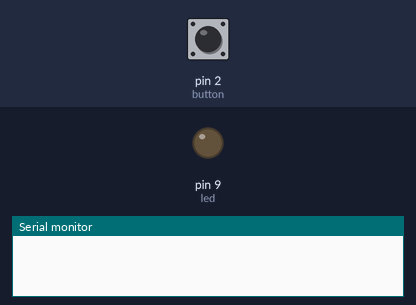
Bench run of a sketch on a simulated Arduino Uno, built with avr-gcc and run on an emulated ATmega328P. Shown: output pins drawn as LEDs (lit = HIGH), the last lines printed to the serial monitor. The test bench sets the inputs (shaded band); at power-on: pin 2 (button) LOW.

Above: at 1.2 s.
1.3 s: pin 2 (button) pulled HIGH for 0.15 s
At 2.2 s:
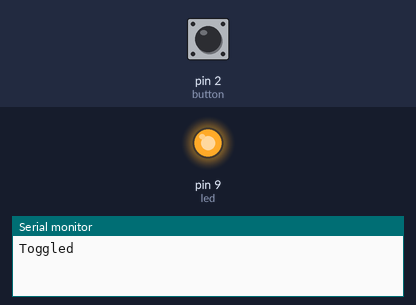
2.9 s: pin 2 (button) pulled HIGH for 1 s
At 3.4 s:
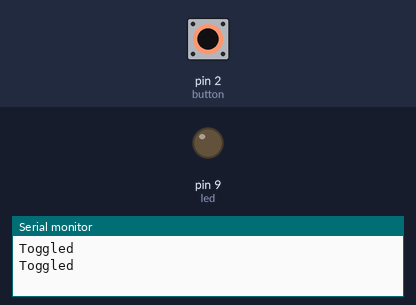
5.4 s: pin 2 (button) pulled HIGH for 3.2 s
At 6.5 s:
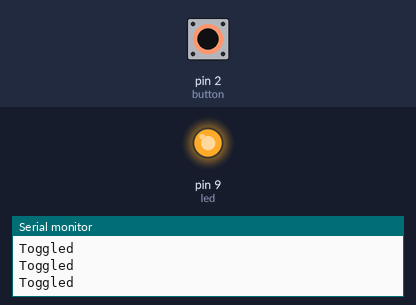
Timing chart, 0 to 8.4 s (numbered marks = the images above; inputs shaded):
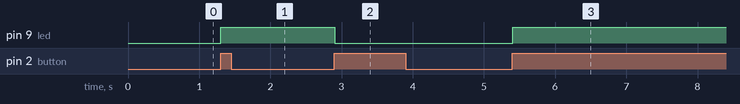

The sketch:

Blink_Debounce.ino
```cpp
int led = 9;
int button = 2;
boolean lastButton = LOW;
boolean currentButton = LOW;
boolean ledOn = false;

void setup() {
  pinMode(led, OUTPUT);
  Serial.begin(9600);
}

void loop() {
  currentButton = debounce(lastButton);

  if (lastButton == LOW && currentButton == HIGH) {
    ledOn = !ledOn;
    Serial.println("Toggled");
  }
  lastButton = currentButton;
  digitalWrite(led, ledOn);
}

boolean debounce(boolean last) {
  boolean current = digitalRead(button);
  if (last != current) {
    delay(5);
    current = digitalRead(button);
  }
  return current;
}
```

Measured:
- after the input at 1.3 s, pin 9 (led): LOW → HIGH at once
- after the input at 2.9 s, pin 9 (led): HIGH → LOW at once
- after the input at 5.4 s, pin 9 (led): LOW → HIGH at once
